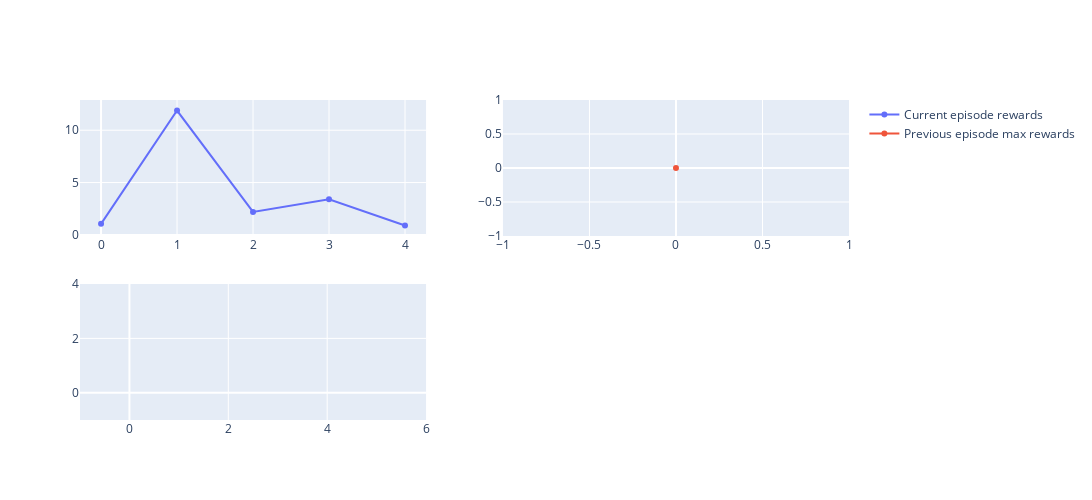
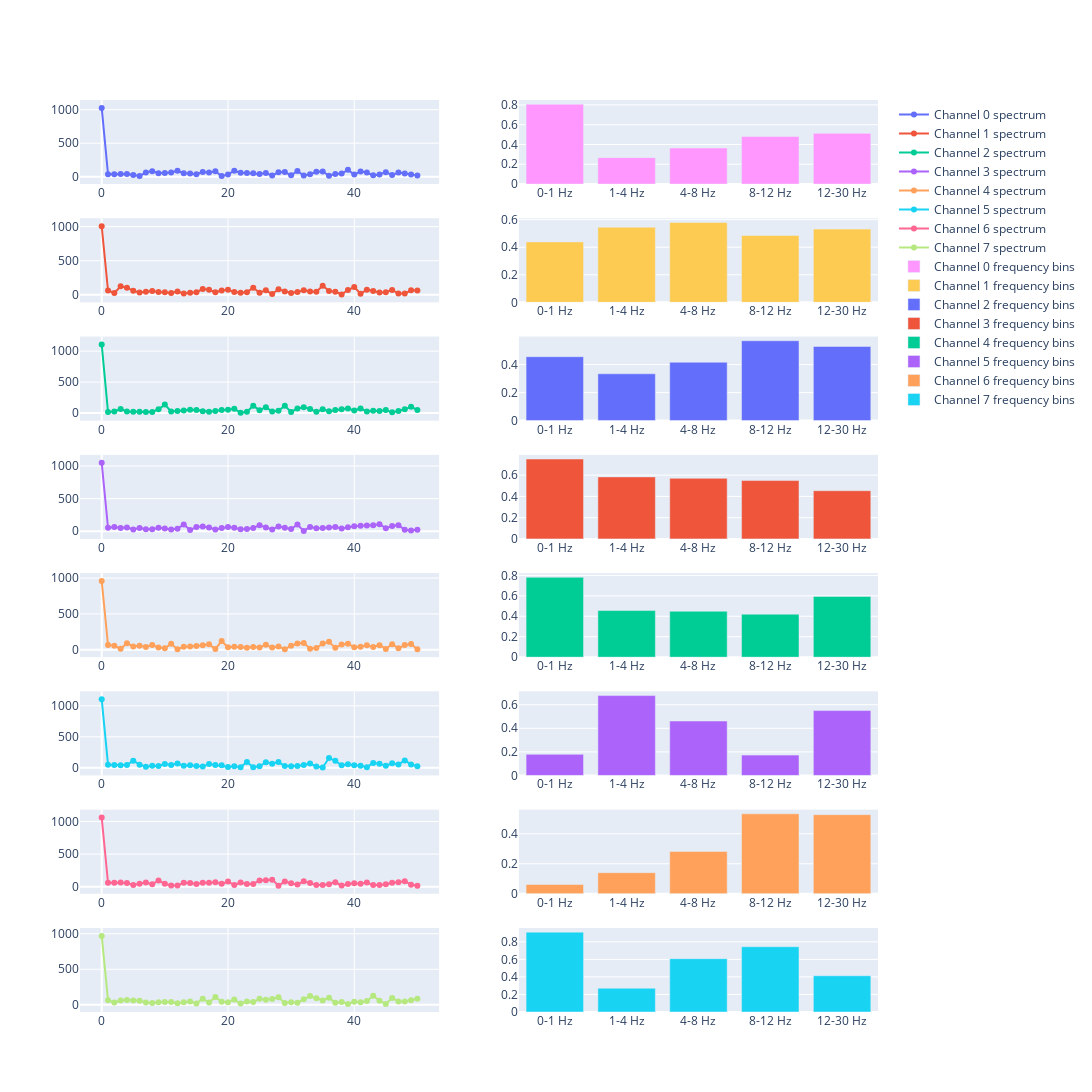

Notebook code for these charts, in order:
### Code cell
env.render()

### Figure 1 — Plotly figure (JSON) as saved in the notebook; plotly's stock layout.template omitted (floating-point values rounded to 4 significant figures)
{"data": [{"mode": "lines+markers", "name": "Current episode rewards", "type": "scatter", "x": [0, 1, 2, 3, 4], "xaxis": "x", "y": [1.057, 11.88, 2.195, 3.406, 0.9027], "yaxis": "y"}, {"mode": "lines+markers", "name": "Previous episode max rewards", "type": "scatter", "x": [0], "xaxis": "x2", "y": [0], "yaxis": "y2"}, {"mode": "lines+markers", "name": "Previous episode total rewards", "type": "scatter", "x": [], "xaxis": "x3", "y": [], "yaxis": "y3"}], "layout": {"height": 500, "width": 2000, "xaxis": {"anchor": "y", "domain": [0, 0.45]}, "xaxis2": {"anchor": "y2", "domain": [0.55, 1]}, "xaxis3": {"anchor": "y3", "domain": [0, 0.45]}, "xaxis4": {"anchor": "y4", "domain": [0.55, 1]}, "yaxis": {"anchor": "x", "domain": [0.575, 1]}, "yaxis2": {"anchor": "x2", "domain": [0.575, 1]}, "yaxis3": {"anchor": "x3", "domain": [0, 0.425]}, "yaxis4": {"anchor": "x4", "domain": [0, 0.425]}}}

### Figure 2 — Plotly figure (JSON) as saved in the notebook; plotly's stock layout.template omitted (floating-point values rounded to 4 significant figures)
{"data": [{"mode": "lines+markers", "name": "Channel 0 spectrum", "type": "scatter", "x": [0, 1, 2, 3, 4, 5, 6, 7, 8, 9, 10, 11, 12, 13, 14, 15, 16, 17, 18, 19, 20, 21, 22, 23, 24, 25, 26, 27, 28, 29, 30, 31, 32, 33, 34, 35, 36, 37, 38, 39, 40, 41, 42, 43, 44, 45, 46, 47, 48, 49, 50], "xaxis": "x", "y": [1026.0, 35.88, 35.93, 39.07, 41.23, 26.94, 11.6, 62.41, 83.08, 51.91, 55.78, 64.54, 88.61, 51.35, 48.19, 37.58, 70.35, 61.08, 80.53, 8.805, 34.23, 87.16, 57.99, 55.28, 50.41, 39.0, 55.54, 16.56, 66.93, 68.99, 20.21, 84.65, 16.6, 37.01, 73.38, 77.53, 14.96, 40.2, 46.86, 102.5, 32.13, 76.83, 62.25, 20.08, 34.4, 67.69, 24.32, 64.21, 48.36, 32.68, 19.8], "yaxis": "y"}, {"mode": "lines+markers", "name": "Channel 1 spectrum", "type": "scatter", "x": [0, 1, 2, 3, 4, 5, 6, 7, 8, 9, 10, 11, 12, 13, 14, 15, 16, 17, 18, 19, 20, 21, 22, 23, 24, 25, 26, 27, 28, 29, 30, 31, 32, 33, 34, 35, 36, 37, 38, 39, 40, 41, 42, 43, 44, 45, 46, 47, 48, 49, 50], "xaxis": "x3", "y": [1006.0, 62.81, 25.83, 125.2, 103.3, 57.55, 32.67, 45.42, 54.44, 39.67, 37.45, 24.55, 47.77, 19.03, 30.78, 37.13, 82.95, 73.22, 36.57, 62.42, 71.95, 39.77, 29.19, 38.14, 102.9, 29.79, 65.34, 11.26, 80.75, 47.29, 25.05, 40.33, 65.67, 49.23, 44.93, 132.3, 57.0, 43.63, 5.356, 69.32, 112.6, 14.8, 74.9, 54.87, 32.6, 37.15, 71.6, 17.62, 18.18, 66.16, 62.48], "yaxis": "y3"}, {"mode": "lines+markers", "name": "Channel 2 spectrum", "type": "scatter", "x": [0, 1, 2, 3, 4, 5, 6, 7, 8, 9, 10, 11, 12, 13, 14, 15, 16, 17, 18, 19, 20, 21, 22, 23, 24, 25, 26, 27, 28, 29, 30, 31, 32, 33, 34, 35, 36, 37, 38, 39, 40, 41, 42, 43, 44, 45, 46, 47, 48, 49, 50], "xaxis": "x5", "y": [1108.0, 17.44, 26.21, 66.08, 26.78, 21.31, 22.98, 16.29, 19.32, 61.73, 137.2, 25.93, 32.61, 40.84, 54.12, 48.6, 28.61, 19.88, 33.14, 51.11, 54.93, 69.13, 6.815, 20.43, 116.9, 46.94, 95.18, 26.09, 36.21, 119.1, 17.61, 73.13, 94.17, 68.1, 20.63, 60.18, 28.87, 50.13, 62.6, 75.21, 43.23, 75.15, 25.26, 39.07, 35.48, 50.65, 12.02, 35.59, 60.82, 102.6, 50.12], "yaxis": "y5"}, {"mode": "lines+markers", "name": "Channel 3 spectrum", "type": "scatter", "x": [0, 1, 2, 3, 4, 5, 6, 7, 8, 9, 10, 11, 12, 13, 14, 15, 16, 17, 18, 19, 20, 21, 22, 23, 24, 25, 26, 27, 28, 29, 30, 31, 32, 33, 34, 35, 36, 37, 38, 39, 40, 41, 42, 43, 44, 45, 46, 47, 48, 49, 50], "xaxis": "x7", "y": [1050.0, 52.33, 66.74, 49.91, 59.22, 27.14, 51.49, 30.93, 31.44, 52.94, 42.5, 27.51, 39.74, 102.5, 18.13, 64.13, 72.46, 56.12, 27.8, 48.49, 66.22, 52.25, 31.04, 36.13, 51.36, 92.01, 58.93, 26.58, 73.99, 51.96, 34.72, 101.8, 4.632, 66.97, 45.4, 49.97, 56.61, 63.79, 43.58, 62.67, 74.85, 82.81, 86.75, 91.55, 108.2, 46.77, 79.94, 93.71, 21.42, 12.3, 24.84], "yaxis": "y7"}, {"mode": "lines+markers", "name": "Channel 4 spectrum", "type": "scatter", "x": [0, 1, 2, 3, 4, 5, 6, 7, 8, 9, 10, 11, 12, 13, 14, 15, 16, 17, 18, 19, 20, 21, 22, 23, 24, 25, 26, 27, 28, 29, 30, 31, 32, 33, 34, 35, 36, 37, 38, 39, 40, 41, 42, 43, 44, 45, 46, 47, 48, 49, 50], "xaxis": "x9", "y": [958.7, 67.59, 55.4, 14.15, 92.24, 47.23, 54.73, 38.23, 65.62, 32.85, 20.68, 84.81, 7.616, 41.76, 47.11, 51.12, 63.85, 75.45, 12.42, 120.8, 33.39, 42.14, 38.37, 28.2, 38.09, 32.66, 68.37, 30.44, 46.35, 8.805, 54.68, 86.77, 96.0, 14.0, 23.49, 86.59, 110.6, 26.63, 73.92, 84.91, 36.58, 40.55, 63.88, 38.72, 64.76, 11.9, 76.76, 20.89, 66.15, 80.78, 8.32], "yaxis": "y9"}, {"mode": "lines+markers", "name": "Channel 5 spectrum", "type": "scatter", "x": [0, 1, 2, 3, 4, 5, 6, 7, 8, 9, 10, 11, 12, 13, 14, 15, 16, 17, 18, 19, 20, 21, 22, 23, 24, 25, 26, 27, 28, 29, 30, 31, 32, 33, 34, 35, 36, 37, 38, 39, 40, 41, 42, 43, 44, 45, 46, 47, 48, 49, 50], "xaxis": "x11", "y": [1105.0, 49.97, 45.51, 39.98, 46.54, 115.4, 49.88, 15.99, 32.13, 29.33, 59.36, 44.81, 69.75, 31.88, 39.83, 28.72, 19.42, 60.28, 44.9, 40.55, 14.19, 22.89, 10.16, 91.96, 8.48, 23.5, 89.53, 66.63, 91.97, 26.96, 25.45, 27.66, 43.74, 67.18, 19.74, 4.479, 159.4, 112.4, 39.79, 55.28, 39.9, 34.74, 9.819, 78.5, 63.26, 31.93, 73.13, 53.99, 118.4, 53.65, 24.62], "yaxis": "y11"}, {"mode": "lines+markers", "name": "Channel 6 spectrum", "type": "scatter", "x": [0, 1, 2, 3, 4, 5, 6, 7, 8, 9, 10, 11, 12, 13, 14, 15, 16, 17, 18, 19, 20, 21, 22, 23, 24, 25, 26, 27, 28, 29, 30, 31, 32, 33, 34, 35, 36, 37, 38, 39, 40, 41, 42, 43, 44, 45, 46, 47, 48, 49, 50], "xaxis": "x13", "y": [1060.0, 58.49, 60.03, 64.37, 58.18, 25.98, 42.98, 62.43, 38.0, 94.37, 44.93, 17.77, 17.06, 59.77, 56.26, 41.82, 60.42, 58.29, 68.42, 42.92, 77.87, 25.42, 64.7, 41.78, 41.85, 96.41, 96.73, 107.9, 15.93, 79.87, 51.32, 31.71, 82.62, 56.33, 26.73, 23.85, 36.38, 69.68, 16.39, 39.52, 51.6, 43.33, 62.16, 23.83, 25.21, 38.41, 59.21, 67.83, 81.82, 30.88, 13.82], "yaxis": "y13"}, {"mode": "lines+markers", "name": "Channel 7 spectrum", "type": "scatter", "x": [0, 1, 2, 3, 4, 5, 6, 7, 8, 9, 10, 11, 12, 13, 14, 15, 16, 17, 18, 19, 20, 21, 22, 23, 24, 25, 26, 27, 28, 29, 30, 31, 32, 33, 34, 35, 36, 37, 38, 39, 40, 41, 42, 43, 44, 45, 46, 47, 48, 49, 50], "xaxis": "x15", "y": [970.4, 65.65, 33.18, 60.84, 66.88, 61.21, 57.52, 34.05, 25.76, 35.72, 40.38, 40.49, 21.86, 35.02, 47.11, 20.21, 86.23, 32.56, 110.0, 42.2, 37.6, 73.64, 17.56, 45.96, 39.43, 84.18, 71.68, 82.44, 106.3, 24.82, 36.89, 28.92, 77.77, 124.0, 93.07, 61.68, 100.5, 27.43, 38.62, 10.8, 42.93, 37.79, 53.38, 126.3, 57.08, 11.51, 97.38, 48.13, 47.05, 64.59, 85.42], "yaxis": "y15"}, {"name": "Channel 0 frequency bins", "type": "bar", "x": ["0-1 Hz", "1-4 Hz", "4-8 Hz", "8-12 Hz", "12-30 Hz"], "xaxis": "x2", "y": [0.8072, 0.2669, 0.3639, 0.4803, 0.5125], "yaxis": "y2"}, {"name": "Channel 1 frequency bins", "type": "bar", "x": ["0-1 Hz", "1-4 Hz", "4-8 Hz", "8-12 Hz", "12-30 Hz"], "xaxis": "x4", "y": [0.4385, 0.5446, 0.5792, 0.4853, 0.5312], "yaxis": "y4"}, {"name": "Channel 2 frequency bins", "type": "bar", "x": ["0-1 Hz", "1-4 Hz", "4-8 Hz", "8-12 Hz", "12-30 Hz"], "xaxis": "x6", "y": [0.456, 0.3343, 0.4167, 0.5699, 0.5292], "yaxis": "y6"}, {"name": "Channel 3 frequency bins", "type": "bar", "x": ["0-1 Hz", "1-4 Hz", "4-8 Hz", "8-12 Hz", "12-30 Hz"], "xaxis": "x8", "y": [0.7515, 0.5834, 0.5698, 0.5489, 0.4535], "yaxis": "y8"}, {"name": "Channel 4 frequency bins", "type": "bar", "x": ["0-1 Hz", "1-4 Hz", "4-8 Hz", "8-12 Hz", "12-30 Hz"], "xaxis": "x10", "y": [0.7812, 0.4561, 0.4492, 0.4205, 0.5941], "yaxis": "y10"}, {"name": "Channel 5 frequency bins", "type": "bar", "x": ["0-1 Hz", "1-4 Hz", "4-8 Hz", "8-12 Hz", "12-30 Hz"], "xaxis": "x12", "y": [0.1788, 0.6773, 0.4618, 0.1725, 0.5501], "yaxis": "y12"}, {"name": "Channel 6 frequency bins", "type": "bar", "x": ["0-1 Hz", "1-4 Hz", "4-8 Hz", "8-12 Hz", "12-30 Hz"], "xaxis": "x14", "y": [0.06117, 0.1406, 0.2822, 0.5331, 0.5276], "yaxis": "y14"}, {"name": "Channel 7 frequency bins", "type": "bar", "x": ["0-1 Hz", "1-4 Hz", "4-8 Hz", "8-12 Hz", "12-30 Hz"], "xaxis": "x16", "y": [0.9109, 0.2706, 0.6079, 0.7445, 0.4134], "yaxis": "y16"}], "layout": {"height": 1500, "width": 2000, "xaxis": {"anchor": "y", "domain": [0, 0.45]}, "xaxis10": {"anchor": "y10", "domain": [0.55, 1]}, "xaxis11": {"anchor": "y11", "domain": [0, 0.45]}, "xaxis12": {"anchor": "y12", "domain": [0.55, 1]}, "xaxis13": {"anchor": "y13", "domain": [0, 0.45]}, "xaxis14": {"anchor": "y14", "domain": [0.55, 1]}, "xaxis15": {"anchor": "y15", "domain": [0, 0.45]}, "xaxis16": {"anchor": "y16", "domain": [0.55, 1]}, "xaxis2": {"anchor": "y2", "domain": [0.55, 1]}, "xaxis3": {"anchor": "y3", "domain": [0, 0.45]}, "xaxis4": {"anchor": "y4", "domain": [0.55, 1]}, "xaxis5": {"anchor": "y5", "domain": [0, 0.45]}, "xaxis6": {"anchor": "y6", "domain": [0.55, 1]}, "xaxis7": {"anchor": "y7", "domain": [0, 0.45]}, "xaxis8": {"anchor": "y8", "domain": [0.55, 1]}, "xaxis9": {"anchor": "y9", "domain": [0, 0.45]}, "yaxis": {"anchor": "x", "domain": [0.9078, 1.0]}, "yaxis10": {"anchor": "x10", "domain": [0.3891, 0.4813]}, "yaxis11": {"anchor": "x11", "domain": [0.2594, 0.3516]}, "yaxis12": {"anchor": "x12", "domain": [0.2594, 0.3516]}, "yaxis13": {"anchor": "x13", "domain": [0.1297, 0.2219]}, "yaxis14": {"anchor": "x14", "domain": [0.1297, 0.2219]}, "yaxis15": {"anchor": "x15", "domain": [0, 0.09219]}, "yaxis16": {"anchor": "x16", "domain": [0, 0.09219]}, "yaxis2": {"anchor": "x2", "domain": [0.9078, 1.0]}, "yaxis3": {"anchor": "x3", "domain": [0.7781, 0.8703]}, "yaxis4": {"anchor": "x4", "domain": [0.7781, 0.8703]}, "yaxis5": {"anchor": "x5", "domain": [0.6484, 0.7406]}, "yaxis6": {"anchor": "x6", "domain": [0.6484, 0.7406]}, "yaxis7": {"anchor": "x7", "domain": [0.5188, 0.6109]}, "yaxis8": {"anchor": "x8", "domain": [0.5188, 0.6109]}, "yaxis9": {"anchor": "x9", "domain": [0.3891, 0.4813]}}}
